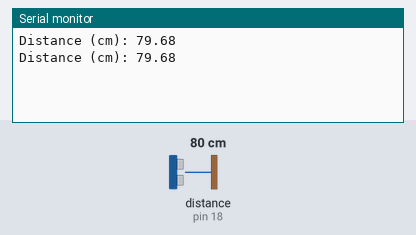
The sketch below on a simulated Arduino Uno, built with avr-gcc and run on an emulated ATmega328P. Parts: the last lines printed to the serial monitor. Wiring (inferred from the names in the program): ultrasonic range finder: trigger pin 5; echo pin 18. The inputs (shaded band) are chosen by the test bench; at power-on: distance to the obstacle (sensor on pin 18) 80 cm. The echo pulse lasts 58.3 µs per cm.

Above: at 1.8 s.
1.9 s: distance to the obstacle (sensor on pin 18) set to 2 cm
At 2.8 s:
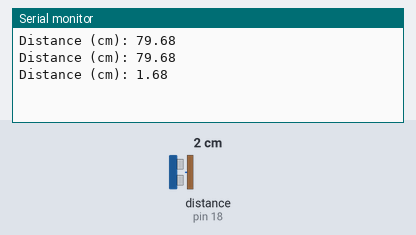
3.4 s: distance to the obstacle (sensor on pin 18) set to 4 cm
At 4.7 s:
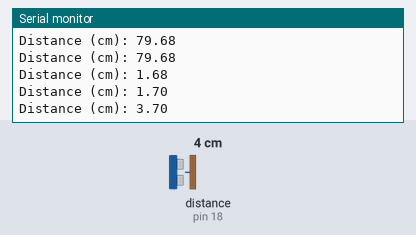
Timing chart, 0 to 6.4 s (numbered marks = the images above; inputs shaded):
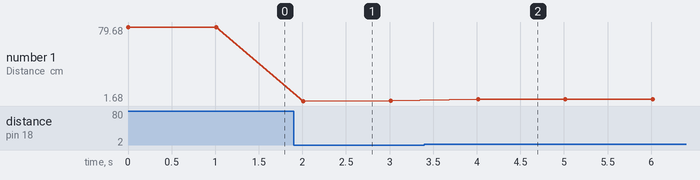

The sketch:

ultrasonic_test.ino
```cpp
const int trigPin = 5;
const int echoPin = 18;

const float speedOfSound = 0.0343; // this is in cm/microsecond
long duration;
float distance;

void setup() {
  Serial.begin(115200); // Starts the serial communication
  pinMode(trigPin, OUTPUT); // Sets the trigPin as an Output
  pinMode(echoPin, INPUT); // Sets the echoPin as an Input
}

void loop() {
  // Clears the trigPin
  digitalWrite(trigPin, LOW);
  delayMicroseconds(2);

  // Sets the trigPin on HIGH state for 10 micro seconds
  digitalWrite(trigPin, HIGH);
  delayMicroseconds(10);
  digitalWrite(trigPin, LOW);

  // Reads the echoPin, returns the sound wave travel time in microseconds
  duration = pulseIn(echoPin, HIGH);

  // Calculate the distance
  distance = duration * speedOfSound/2;

  Serial.print("Distance (cm): ");
  Serial.println(distance);
  delay(1000);
}
```

Measured:
- after the input at 1.9 s, the serial monitor: prints a new line after 0.11 s (image 1)
- after the input at 3.4 s, the serial monitor: prints a new line after 0.61 s (image 2)
- plotted number 1: 79.68 → 1.7 after the input at 1.9 s, 1.7 → 3.7 after the input at 3.4 s
